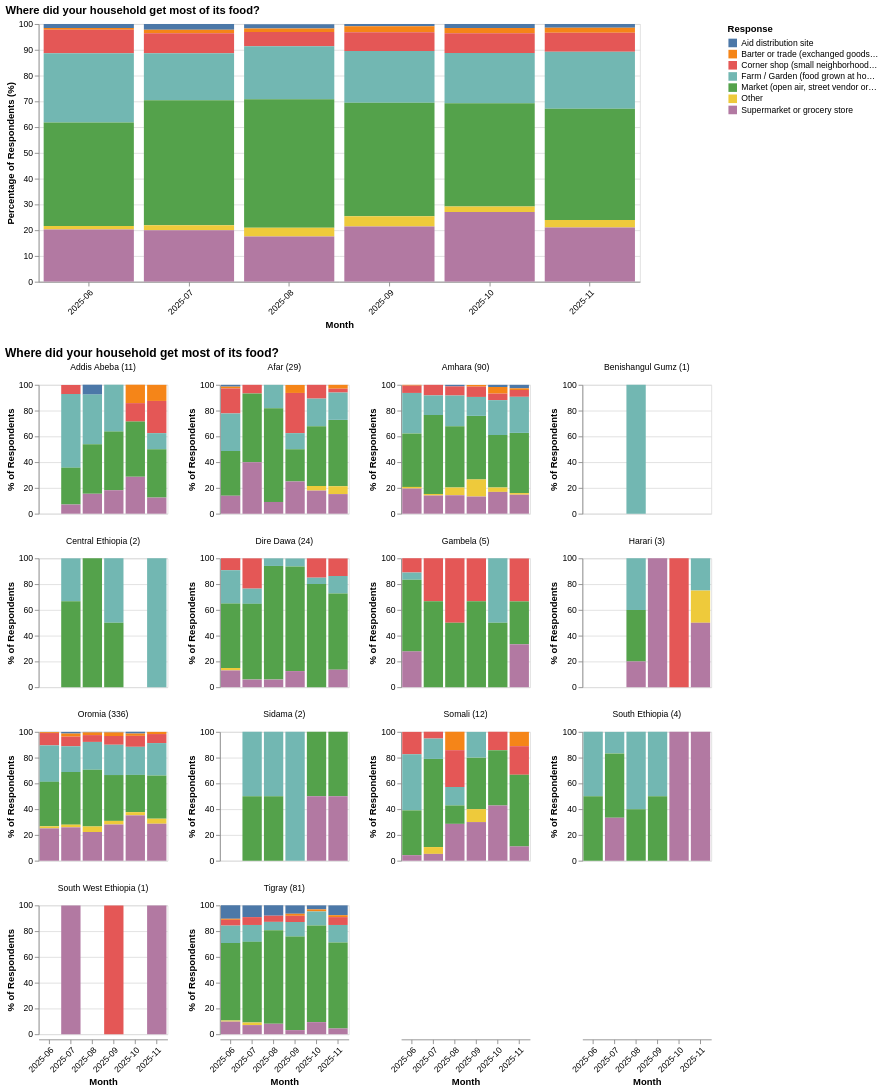

Source (notebook cell):
### Markdown cell above
### Where did your household get most of its food?
- Nearly 40–43% of respondents reported accessing food from markets. Tigray has one of the highest market access responses (67%).
- Fewer people reported growing their own food towards the end of the year (22%) compared to the start (26.9%). This decrease is most pronounced in Addis Ababa (57% → 12.5%).

### Code cell
question = "Where did your household get most of its food?"
national_chart = create_stacked_percentage_chart(df=df, question_col=question, width=700, height=300)
regional_chart = create_stacked_percentage_chart(df=df, question_col=question, region_mapping=submission_to_region, facet_width=150)
display(alt.vconcat(national_chart, regional_chart).resolve_scale(color='shared'))

### Figure 1 — Vega-Lite specification as saved in the notebook (floating-point values rounded to 4 significant figures; data arrays with more than 128 entries replaced by an {"elided": "..."} marker saying what was removed)
{"config": {"view": {"continuousWidth": 300, "continuousHeight": 300}}, "vconcat": [{"data": {"name": "data-af487700838a158623d48306cdba946c"}, "mark": {"type": "bar"}, "encoding": {"color": {"field": "Where did your household get most of its food?", "title": "Response", "type": "nominal"}, "tooltip": [{"field": "month", "type": "nominal"}, {"field": "Where did your household get most of its food?", "type": "nominal"}, {"field": "percentage", "type": "quantitative"}, {"field": "count", "title": "Count", "type": "quantitative"}, {"field": "total", "title": "Total Respondents", "type": "quantitative"}], "x": {"axis": {"labelAngle": -45}, "field": "month", "title": "Month", "type": "nominal"}, "y": {"field": "percentage", "scale": {"domain": [0, 100]}, "title": "Percentage of Respondents (%)", "type": "quantitative"}}, "height": 300, "name": "view_1555a899c430637f_0", "title": {"text": "Where did your household get most of its food?", "align": "left", "anchor": "start"}, "width": 700}, {"data": {"name": "data-98e38a1ab65f8029b68f8398f8cbed2c"}, "facet": {"field": "region_label", "header": {"titleAlign": "left", "titleAnchor": "start"}, "sort": ["Addis Abeba (11)", "Afar (29)", "Amhara (90)", "Benishangul Gumz (1)", "Central Ethiopia (2)", "Dire Dawa (24)", "Gambela (5)", "Harari (3)", "Oromia (336)", "Sidama (2)", "Somali (12)", "South Ethiopia (4)", "South West Ethiopia (1)", "Tigray (81)"], "title": null, "type": "nominal"}, "spec": {"mark": {"type": "bar"}, "encoding": {"color": {"field": "Where did your household get most of its food?", "title": "Response", "type": "nominal"}, "tooltip": [{"field": "region", "type": "nominal"}, {"field": "month", "type": "nominal"}, {"field": "Where did your household get most of its food?", "type": "nominal"}, {"field": "percentage", "type": "quantitative"}, {"field": "count", "title": "Count", "type": "quantitative"}, {"field": "total", "title": "Total Respondents", "type": "quantitative"}], "x": {"axis": {"labelAngle": -45}, "field": "month", "title": "Month", "type": "nominal"}, "y": {"field": "percentage", "scale": {"domain": [0, 100]}, "title": "% of Respondents", "type": "quantitative"}}, "height": 150, "width": 150}, "columns": 4, "resolve": {"scale": {"y": "independent"}}, "title": {"text": "Where did your household get most of its food?", "align": "left", "anchor": "start", "fontSize": 14}}], "params": [{"name": "param_1e9efca18e7a2868", "select": {"type": "interval", "encodings": ["x", "y"]}, "bind": "scales", "views": ["view_1555a899c430637f_0"]}], "resolve": {"scale": {"color": "shared"}}, "$schema": "https://vega.github.io/schema/vega-lite/v6.1.0.json", "datasets": {"data-af487700838a158623d48306cdba946c": [{"month": "2025-06", "Where did your household get most of its food?": "Aid distribution site", "count": 16, "total": 1030, "percentage": 1.6}, {"month": "2025-06", "Where did your household get most of its food?": "Barter or trade (exchanged goods or labour)", "count": 7, "total": 1030, "percentage": 0.7}, {"month": "2025-06", "Where did your household get most of its food?": "Corner shop (small neighborhood store)", "count": 94, "total": 1030, "percentage": 9.1}, {"month": "2025-06", "Where did your household get most of its food?": "Farm / Garden (food grown at home)", "count": 277, "total": 1030, "percentage": 26.9}, {"month": "2025-06", "Where did your household get most of its food?": "Market (open air, street vendor or market stall)", "count": 414, "total": 1030, "percentage": 40.2}, {"month": "2025-06", "Where did your household get most of its food?": "Other", "count": 13, "total": 1030, "percentage": 1.3}, {"month": "2025-06", "Where did your household get most of its food?": "Supermarket or grocery store", "count": 209, "total": 1030, "percentage": 20.3}, {"month": "2025-07", "Where did your household get most of its food?": "Aid distribution site", "count": 14, "total": 639, "percentage": 2.2}, {"month": "2025-07", "Where did your household get most of its food?": "Barter or trade (exchanged goods or labour)", "count": 9, "total": 639, "percentage": 1.4}, {"month": "2025-07", "Where did your household get most of its food?": "Corner shop (small neighborhood store)", "count": 49, "total": 639, "percentage": 7.7}, {"month": "2025-07", "Where did your household get most of its food?": "Farm / Garden (food grown at home)", "count": 117, "total": 639, "percentage": 18.3}, {"month": "2025-07", "Where did your household get most of its food?": "Market (open air, street vendor or market stall)", "count": 310, "total": 639, "percentage": 48.5}, {"month": "2025-07", "Where did your household get most of its food?": "Other", "count": 12, "total": 639, "percentage": 1.9}, {"month": "2025-07", "Where did your household get most of its food?": "Supermarket or grocery store", "count": 128, "total": 639, "percentage": 20.0}, {"month": "2025-08", "Where did your household get most of its food?": "Aid distribution site", "count": 8, "total": 494, "percentage": 1.6}, {"month": "2025-08", "Where did your household get most of its food?": "Barter or trade (exchanged goods or labour)", "count": 7, "total": 494, "percentage": 1.4}, {"month": "2025-08", "Where did your household get most of its food?": "Corner shop (small neighborhood store)", "count": 27, "total": 494, "percentage": 5.5}, {"month": "2025-08", "Where did your household get most of its food?": "Farm / Garden (food grown at home)", "count": 102, "total": 494, "percentage": 20.6}, {"month": "2025-08", "Where did your household get most of its food?": "Market (open air, street vendor or market stall)", "count": 246, "total": 494, "percentage": 49.8}, {"month": "2025-08", "Where did your household get most of its food?": "Other", "count": 17, "total": 494, "percentage": 3.4}, {"month": "2025-08", "Where did your household get most of its food?": "Supermarket or grocery store", "count": 87, "total": 494, "percentage": 17.6}, {"month": "2025-09", "Where did your household get most of its food?": "Aid distribution site", "count": 5, "total": 481, "percentage": 1.0}, {"month": "2025-09", "Where did your household get most of its food?": "Barter or trade (exchanged goods or labour)", "count": 11, "total": 481, "percentage": 2.3}, {"month": "2025-09", "Where did your household get most of its food?": "Corner shop (small neighborhood store)", "count": 35, "total": 481, "percentage": 7.3}, {"month": "2025-09", "Where did your household get most of its food?": "Farm / Garden (food grown at home)", "count": 96, "total": 481, "percentage": 20.0}, {"month": "2025-09", "Where did your household get most of its food?": "Market (open air, street vendor or market stall)", "count": 212, "total": 481, "percentage": 44.1}, {"month": "2025-09", "Where did your household get most of its food?": "Other", "count": 19, "total": 481, "percentage": 4.0}, {"month": "2025-09", "Where did your household get most of its food?": "Supermarket or grocery store", "count": 103, "total": 481, "percentage": 21.4}, {"month": "2025-10", "Where did your household get most of its food?": "Aid distribution site", "count": 7, "total": 476, "percentage": 1.5}, {"month": "2025-10", "Where did your household get most of its food?": "Barter or trade (exchanged goods or labour)", "count": 10, "total": 476, "percentage": 2.1}, {"month": "2025-10", "Where did your household get most of its food?": "Corner shop (small neighborhood store)", "count": 36, "total": 476, "percentage": 7.6}, {"month": "2025-10", "Where did your household get most of its food?": "Farm / Garden (food grown at home)", "count": 93, "total": 476, "percentage": 19.5}, {"month": "2025-10", "Where did your household get most of its food?": "Market (open air, street vendor or market stall)", "count": 191, "total": 476, "percentage": 40.1}, {"month": "2025-10", "Where did your household get most of its food?": "Other", "count": 10, "total": 476, "percentage": 2.1}, {"month": "2025-10", "Where did your household get most of its food?": "Supermarket or grocery store", "count": 129, "total": 476, "percentage": 27.1}, {"month": "2025-11", "Where did your household get most of its food?": "Aid distribution site", "count": 7, "total": 455, "percentage": 1.5}, {"month": "2025-11", "Where did your household get most of its food?": "Barter or trade (exchanged goods or labour)", "count": 9, "total": 455, "percentage": 2.0}, {"month": "2025-11", "Where did your household get most of its food?": "Corner shop (small neighborhood store)", "count": 33, "total": 455, "percentage": 7.3}, {"month": "2025-11", "Where did your household get most of its food?": "Farm / Garden (food grown at home)", "count": 101, "total": 455, "percentage": 22.2}, {"month": "2025-11", "Where did your household get most of its food?": "Market (open air, street vendor or market stall)", "count": 196, "total": 455, "percentage": 43.1}, {"month": "2025-11", "Where did your household get most of its food?": "Other", "count": 13, "total": 455, "percentage": 2.9}, {"month": "2025-11", "Where did your household get most of its food?": "Supermarket or grocery store", "count": 96, "total": 455, "percentage": 21.1}], "data-98e38a1ab65f8029b68f8398f8cbed2c": {"elided": "261 records"}}}
